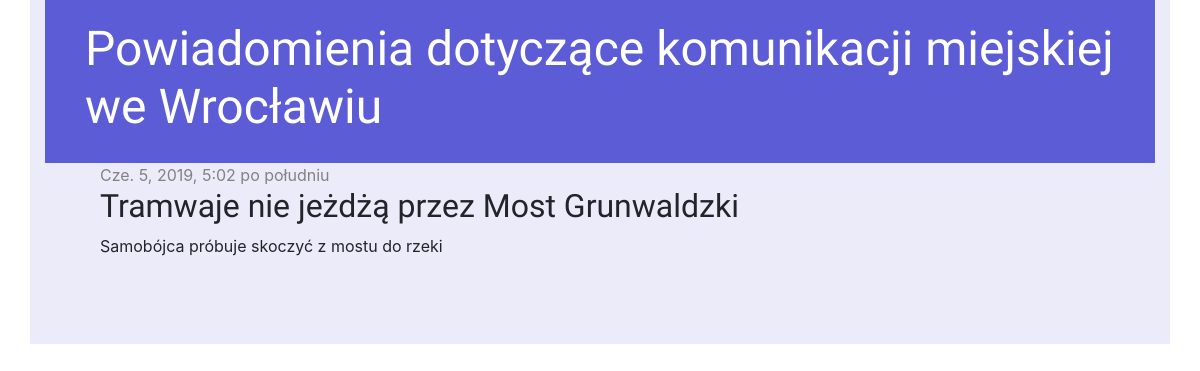
Screenshot of /post/3/ with the database file from the repository.
### informant/models.py (models this page shows, shortened)
class Post(models.Model):
    author = models.ForeignKey('auth.User', on_delete=models.CASCADE)
    title = models.CharField(max_length=200)
    text = models.TextField()
    created_date = models.DateTimeField(
            default=timezone.now)
    published_date = models.DateTimeField(
            blank=True, null=True)

### informant/views.py (the view)
# urls.py: path('post/<int:pk>/', views.post_detail, name='post_detail'),
def post_detail(request, pk):
    post = get_object_or_404(Post, pk=pk)
    return render(request, 'informant/post_detail.html', {'post': post})

### informant/templates/informant/post_detail.html (shortened to what this page needs)
{% extends 'informant/base.html' %}
{% block content %}
    <div class="post">
        {% if post.published_date %}
            <div class="date">
                {{ post.published_date }}
            </div>
        {% endif %}
        <h2>{{ post.title }}
        </h2>
        <p>{{ post.text|linebreaksbr }}</p>
    </div>
{% endblock %}

### informant/static/css/informant.css (style rules this page uses)
h1, h2, h3, h4 { font-family: 'Righteous', cursive; }
.date { color: #828282; }
.post { margin-bottom: 70px; }

### rows the page displays
Post: published_date "Cze. 5, 2019, 5:02 po południu", title "Tramwaje nie jeżdżą przez Most Grunwaldzki", text "Samobójca próbuje skoczyć z mostu do rzeki"
